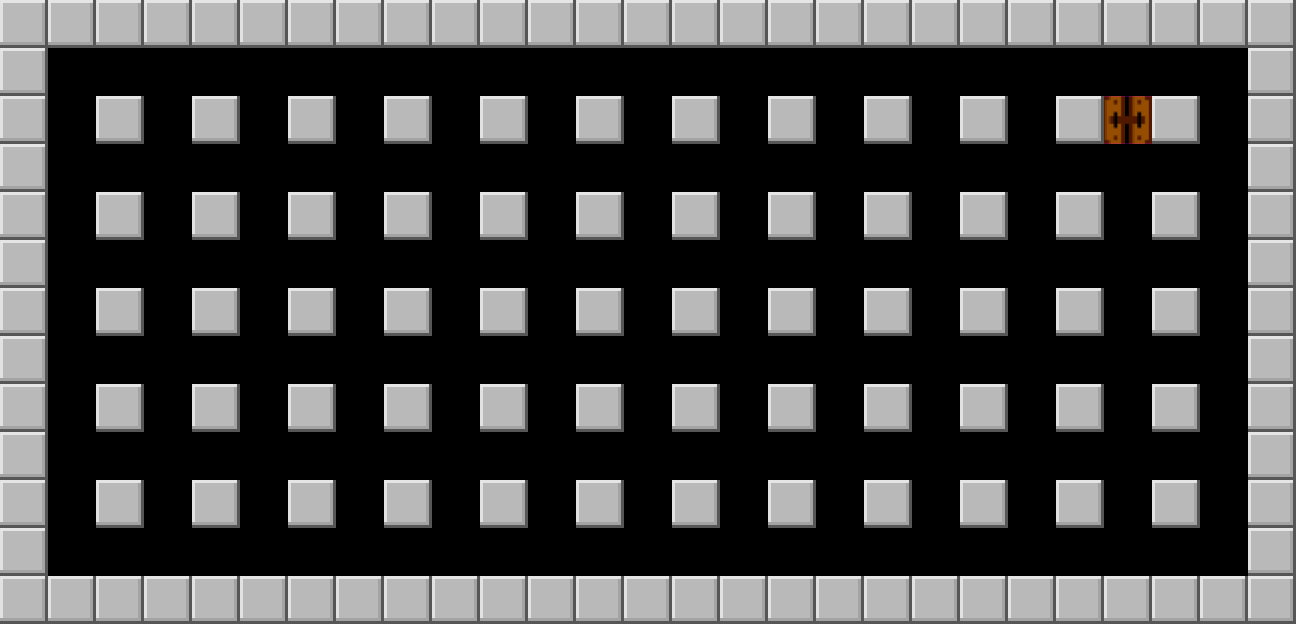

Tiled map render using the project's own tile images. Description and the whole map definition, tile-layer contents included, below:
An orthogonal 27x13 tile map with 48x48 px tiles, 1 tile layer (Tile Layer 1) and 86 objects (64x wall, 14x brick, 3x enemy1, player, enemy2, ...).

<map version="1.5" tiledversion="1.7.2" orientation="orthogonal" renderorder="right-down" width="27" height="13" tilewidth="48" tileheight="48" infinite="0" nextlayerid="3" nextobjectid="92">
 <tileset firstgid="1" name="classic" tilewidth="48" tileheight="48" tilecount="256" columns="16">
  <image source="classic.png" width="768" height="768" />
 </tileset>
 <layer id="1" name="Tile Layer 1" width="27" height="13">
  <data encoding="csv">
6,6,6,6,6,6,6,6,6,6,6,6,6,6,6,6,6,6,6,6,6,6,6,6,6,6,6,
6,0,0,0,0,0,0,0,0,0,0,0,0,0,0,0,0,0,0,0,0,0,0,0,0,0,6,
6,0,6,0,6,0,6,0,6,0,6,0,6,0,6,0,6,0,6,0,6,0,6,169,6,0,6,
6,0,0,0,0,0,0,0,0,0,0,0,0,0,0,0,0,0,0,0,0,0,0,0,0,0,6,
6,0,6,0,6,0,6,0,6,0,6,0,6,0,6,0,6,0,6,0,6,0,6,0,6,0,6,
6,0,0,0,0,0,0,0,0,0,0,0,0,0,0,0,0,0,0,0,0,0,0,0,0,0,6,
6,0,6,0,6,0,6,0,6,0,6,0,6,0,6,0,6,0,6,0,6,0,6,0,6,0,6,
6,0,0,0,0,0,0,0,0,0,0,0,0,0,0,0,0,0,0,0,0,0,0,0,0,0,6,
6,0,6,0,6,0,6,0,6,0,6,0,6,0,6,0,6,0,6,0,6,0,6,0,6,0,6,
6,0,0,0,0,0,0,0,0,0,0,0,0,0,0,0,0,0,0,0,0,0,0,0,0,0,6,
6,0,6,0,6,0,6,0,6,0,6,0,6,0,6,0,6,0,6,0,6,0,6,0,6,0,6,
6,0,0,0,0,0,0,0,0,0,0,0,0,0,0,0,0,0,0,0,0,0,0,0,0,0,6,
6,6,6,6,6,6,6,6,6,6,6,6,6,6,6,6,6,6,6,6,6,6,6,6,6,6,6
</data>
 </layer>
 <objectgroup id="2" name="Object Layer 1">
  <object id="1" type="wall" x="0" y="0" width="1296" height="48" />
  <object id="2" type="wall" x="0" y="48" width="48" height="576" />
  <object id="3" type="wall" x="48" y="576" width="1248" height="48" />
  <object id="5" type="wall" x="1248" y="48" width="48" height="528" />
  <object id="6" type="player" x="48" y="48" width="45" height="45" />
  <object id="7" type="enemy1" x="963" y="51" width="42" height="42" />
  <object id="8" type="wall" x="96" y="96" width="48" height="48" />
  <object id="9" type="wall" x="192" y="96" width="48" height="48" />
  <object id="10" type="wall" x="288" y="96" width="48" height="48" />
  <object id="11" type="wall" x="384" y="96" width="48" height="48" />
  <object id="12" type="wall" x="480" y="96" width="48" height="48" />
  <object id="13" type="wall" x="576" y="96" width="48" height="48" />
  <object id="14" type="wall" x="672" y="96" width="48" height="48" />
  <object id="15" type="wall" x="768" y="96" width="48" height="48" />
  <object id="16" type="wall" x="864" y="96" width="48" height="48" />
  <object id="17" type="wall" x="960" y="96" width="48" height="48" />
  <object id="18" type="wall" x="1056" y="96" width="46" height="48" />
  <object id="19" type="wall" x="1154" y="96" width="46" height="48" />
  <object id="20" type="wall" x="96" y="192" width="48" height="48" />
  <object id="21" type="wall" x="192" y="192" width="48" height="48" />
  <object id="22" type="wall" x="288" y="192" width="48" height="48" />
  <object id="23" type="wall" x="384" y="192" width="48" height="48" />
  <object id="24" type="wall" x="480" y="192" width="48" height="48" />
  <object id="25" type="wall" x="576" y="192" width="48" height="48" />
  <object id="26" type="wall" x="672" y="192" width="48" height="48" />
  <object id="27" type="wall" x="768" y="192" width="48" height="48" />
  <object id="28" type="wall" x="864" y="192" width="48" height="48" />
  <object id="29" type="wall" x="960" y="192" width="48" height="48" />
  <object id="30" type="wall" x="1056" y="192" width="48" height="48" />
  <object id="31" type="wall" x="1152" y="192" width="48" height="48" />
  <object id="32" type="wall" x="96" y="288" width="48" height="48" />
  <object id="33" type="wall" x="192" y="288" width="48" height="48" />
  <object id="34" type="wall" x="288" y="288" width="48" height="48" />
  <object id="35" type="wall" x="384" y="288" width="48" height="48" />
  <object id="36" type="wall" x="480" y="288" width="48" height="48" />
  <object id="37" type="wall" x="576" y="288" width="48" height="48" />
  <object id="38" type="wall" x="672" y="288" width="48" height="48" />
  <object id="39" type="wall" x="768" y="288" width="48" height="48" />
  <object id="40" type="wall" x="864" y="288" width="48" height="48" />
  <object id="41" type="wall" x="960" y="288" width="48" height="48" />
  <object id="42" type="wall" x="1056" y="288" width="48" height="48" />
  <object id="43" type="wall" x="1152" y="288" width="48" height="48" />
  <object id="44" type="wall" x="96" y="384" width="48" height="48" />
  <object id="45" type="wall" x="96" y="480" width="48" height="48" />
  <object id="46" type="wall" x="192" y="384" width="48" height="48" />
  <object id="47" type="wall" x="288" y="384" width="48" height="48" />
  <object id="50" type="wall" x="384" y="384" width="48" height="48" />
  <object id="51" type="wall" x="480" y="384" width="48" height="48" />
  <object id="52" type="wall" x="576" y="384" width="48" height="48" />
  <object id="53" type="wall" x="672" y="384" width="48" height="48" />
  <object id="54" type="wall" x="768" y="384" width="48" height="48" />
  <object id="55" type="wall" x="864" y="384" width="48" height="48" />
  <object id="56" type="wall" x="960" y="384" width="48" height="48" />
  <object id="57" type="wall" x="1056" y="384" width="48" height="48" />
  <object id="58" type="wall" x="1152" y="384" width="48" height="48" />
  <object id="59" type="wall" x="1152" y="480" width="48" height="48" />
  <object id="60" type="wall" x="1056" y="480" width="48" height="48" />
  <object id="61" type="wall" x="960" y="480" width="48" height="48" />
  <object id="62" type="wall" x="864" y="480" width="48" height="48" />
  <object id="63" type="wall" x="768" y="480" width="48" height="48" />
  <object id="64" type="wall" x="672" y="480" width="48" height="48" />
  <object id="65" type="wall" x="576" y="480" width="48" height="48" />
  <object id="66" type="wall" x="480" y="480" width="48" height="48" />
  <object id="67" type="wall" x="384" y="480" width="48" height="48" />
  <object id="68" type="wall" x="288" y="480" width="48" height="48" />
  <object id="69" type="wall" x="192" y="480" width="48" height="48" />
  <object id="70" type="enemy1" x="676.333" y="244.333" width="42" height="42" />
  <object id="71" type="enemy1" x="627.667" y="484.333" width="42" height="42" />
  <object id="72" type="enemy2" x="1204.33" y="290.333" width="42" height="42" />
  <object id="73" type="brick" x="144" y="96" width="48" height="48" />
  <object id="74" type="brick" x="192" y="144" width="48" height="48" />
  <object id="76" type="brick" x="144" y="192" width="48" height="48" />
  <object id="77" type="brick" x="288" y="144" width="48" height="48" />
  <object id="78" type="brick" x="288" y="240" width="48" height="48" />
  <object id="79" type="brick" x="336" y="96" width="48" height="48" />
  <object id="80" type="brick" x="336" y="48" width="48" height="48" />
  <object id="81" type="brick" x="1104" y="96" width="48" height="48" />
  <object id="82" type="brick" x="768" y="336" width="48" height="48" />
  <object id="83" type="brick" x="816" y="288" width="48" height="48" />
  <object id="84" type="brick" x="768" y="240" width="48" height="48" />
  <object id="85" type="brick" x="1056" y="144" width="48" height="48" />
  <object id="86" type="brick" x="1152" y="144" width="48" height="48" />
  <object id="87" type="brick" x="1104" y="144" width="48" height="48" />
  <object id="88" type="door" x="1104" y="104" width="48" height="32" />
  <object id="89" type="powerup_speed" x="292" y="245.333" width="40" height="40" />
  <object id="91" type="powerup_bombs" x="772.667" y="244" width="40" height="40" />
 </objectgroup>
</map>